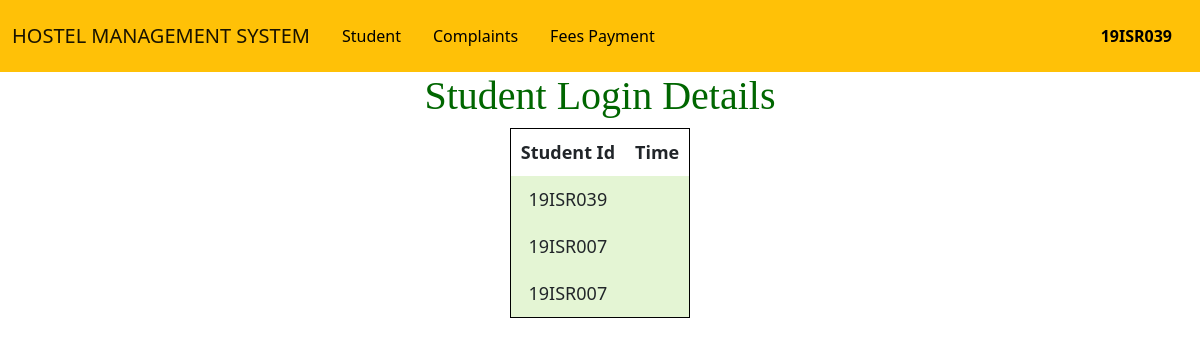
Page /admin/studentlogindetails.php (signed in) on the committed database.
### tables this page shows
CREATE TABLE `studentlogin` (
  `id` int NOT NULL,
  `Student_Id` varchar(10) DEFAULT NULL,
  `Time` timestamp NOT NULL DEFAULT CURRENT_TIMESTAMP
);

### admin/studentlogindetails.php (the view, shortened to what this page needs)
<?php
include '../php/conn.php';
        $sql= "SELECT * from studentlogin";
        $result=$conn->query($sql);
?>
<!DOCTYPE html>
<html lang="en">
<head>
</head>
<body>
<?php
if($_SESSION['user']=='admin'){
include 'adminheader.php';
}
else{
include 'managerheader.php';
}
 ?>
	<section>
		<h1>Student Login Details</h1>
		<table>
			<tr>
        <th>Student Id</th>
        <th>Time</th>
			</tr>
			<?php
				while($rows=$result->fetch_assoc())
				{
			?>
			<tr>
				<td><?php echo $rows['Student_Id'];?></td>
				<td><?php echo $rows['time'];?></td>
			</tr>
			<?php
				}
			?>
		</table>
	</section>
</body>
</html>

### admin/studentlogindetails.php (style rules this page uses)
table { margin: 0 auto; font-size: large; border: 1px solid black; }
h1 { text-align: center; color: #006600; font-size: xx-large; font-family: 'Gill Sans', 'Gill Sans MT', ' Calibri', 'Trebuchet MS', 'sans-serif'; }
td { background-color: #E4F5D4; border: 1px solid black; }
th, td { font-weight: 200px; border: 1px solid black; padding: 10px; text-align: center; }
td { font-weight: 200x; }

### admin/managerheader.php (style rules this page uses)
body { width: 100%; }

### rows in the picture
studentlogin: Student_Id "19ISR039"
studentlogin: Student_Id "19ISR007"
studentlogin: Student_Id "19ISR007"

### other values in the picture
$id "19ISR039"
